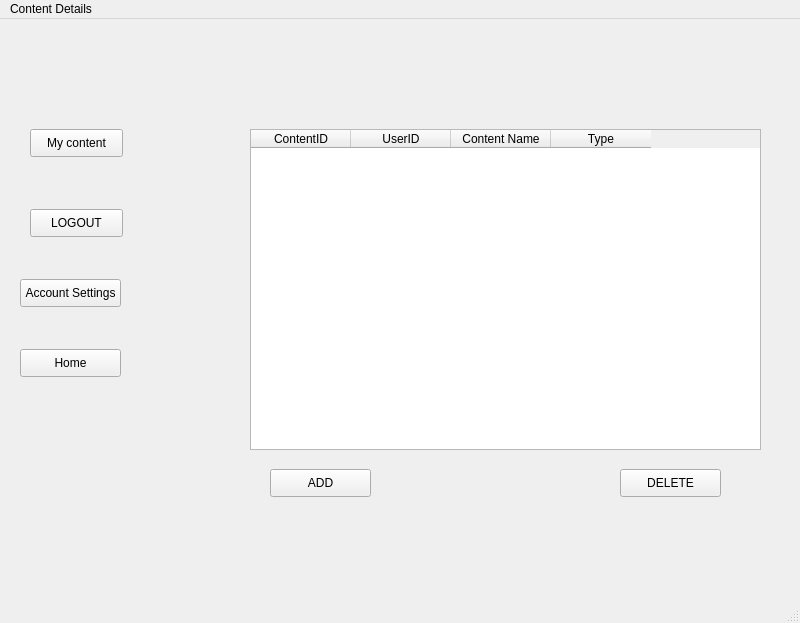
<?xml version="1.0" encoding="UTF-8"?>
<ui version="4.0">
 <class>MainWindow</class>
 <widget class="QMainWindow" name="MainWindow">
  <property name="geometry">
   <rect>
    <x>0</x>
    <y>0</y>
    <width>800</width>
    <height>623</height>
   </rect>
  </property>
  <property name="windowTitle">
   <string>MainWindow</string>
  </property>
  <widget class="QWidget" name="centralwidget">
   <widget class="QTableWidget" name="tableWidget">
    <property name="geometry">
     <rect>
      <x>250</x>
      <y>110</y>
      <width>511</width>
      <height>321</height>
     </rect>
    </property>
    <column>
     <property name="text">
      <string>ContentID</string>
     </property>
    </column>
    <column>
     <property name="text">
      <string>UserID</string>
     </property>
    </column>
    <column>
     <property name="text">
      <string>Content Name</string>
     </property>
    </column>
    <column>
     <property name="text">
      <string>Type</string>
     </property>
    </column>
   </widget>
   <widget class="QPushButton" name="pushButton_8">
    <property name="geometry">
     <rect>
      <x>20</x>
      <y>330</y>
      <width>101</width>
      <height>28</height>
     </rect>
    </property>
    <property name="text">
     <string>Home</string>
    </property>
   </widget>
   <widget class="QPushButton" name="pushButton_6">
    <property name="geometry">
     <rect>
      <x>30</x>
      <y>110</y>
      <width>93</width>
      <height>28</height>
     </rect>
    </property>
    <property name="text">
     <string>My content</string>
    </property>
   </widget>
   <widget class="QPushButton" name="pushButton_3">
    <property name="geometry">
     <rect>
      <x>30</x>
      <y>190</y>
      <width>93</width>
      <height>28</height>
     </rect>
    </property>
    <property name="text">
     <string>LOGOUT</string>
    </property>
   </widget>
   <widget class="QPushButton" name="pushButton_7">
    <property name="geometry">
     <rect>
      <x>20</x>
      <y>260</y>
      <width>101</width>
      <height>28</height>
     </rect>
    </property>
    <property name="text">
     <string>Account Settings</string>
    </property>
   </widget>
   <widget class="QPushButton" name="pushButton_9">
    <property name="geometry">
     <rect>
      <x>270</x>
      <y>450</y>
      <width>101</width>
      <height>28</height>
     </rect>
    </property>
    <property name="text">
     <string>ADD</string>
    </property>
   </widget>
   <widget class="QPushButton" name="pushButton_10">
    <property name="geometry">
     <rect>
      <x>620</x>
      <y>450</y>
      <width>101</width>
      <height>28</height>
     </rect>
    </property>
    <property name="text">
     <string>DELETE</string>
    </property>
   </widget>
  </widget>
  <widget class="QMenuBar" name="menubar">
   <property name="geometry">
    <rect>
     <x>0</x>
     <y>0</y>
     <width>800</width>
     <height>29</height>
    </rect>
   </property>
   <widget class="QMenu" name="menuContent_Details">
    <property name="title">
     <string>Content Details</string>
    </property>
   </widget>
   <addaction name="menuContent_Details"/>
  </widget>
  <widget class="QStatusBar" name="statusbar"/>
 </widget>
 <resources/>
 <connections/>
</ui>
